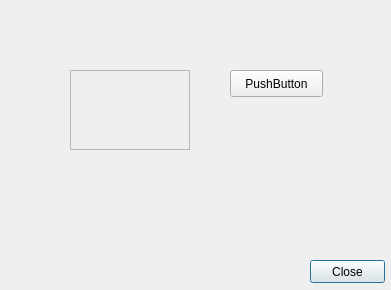
<?xml version="1.0" encoding="UTF-8"?>
<ui version="4.0">
 <class>Dialog</class>
 <widget class="QDialog" name="Dialog">
  <property name="geometry">
   <rect>
    <x>0</x>
    <y>0</y>
    <width>391</width>
    <height>290</height>
   </rect>
  </property>
  <property name="sizePolicy">
   <sizepolicy hsizetype="Expanding" vsizetype="Expanding">
    <horstretch>0</horstretch>
    <verstretch>0</verstretch>
   </sizepolicy>
  </property>
  <property name="minimumSize">
   <size>
    <width>0</width>
    <height>0</height>
   </size>
  </property>
  <property name="windowTitle">
   <string>Dialog</string>
  </property>
  <widget class="QPushButton" name="Close">
   <property name="geometry">
    <rect>
     <x>310</x>
     <y>260</y>
     <width>75</width>
     <height>23</height>
    </rect>
   </property>
   <property name="text">
    <string>Close</string>
   </property>
  </widget>
  <widget class="QFrame" name="frame">
   <property name="geometry">
    <rect>
     <x>70</x>
     <y>70</y>
     <width>120</width>
     <height>80</height>
    </rect>
   </property>
   <property name="frameShape">
    <enum>QFrame::StyledPanel</enum>
   </property>
   <property name="frameShadow">
    <enum>QFrame::Raised</enum>
   </property>
  </widget>
  <widget class="QPushButton" name="pushButton">
   <property name="geometry">
    <rect>
     <x>230</x>
     <y>70</y>
     <width>93</width>
     <height>27</height>
    </rect>
   </property>
   <property name="text">
    <string>PushButton</string>
   </property>
  </widget>
 </widget>
 <resources/>
 <connections/>
</ui>
